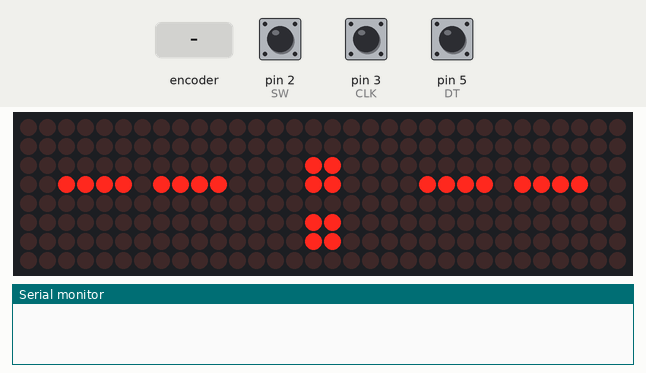
A sketch run on a simulated Arduino Uno, built with avr-gcc and run on an emulated ATmega328P. Shown: 32×8 LED matrix, the last lines printed to the serial monitor. The test bench sets the inputs (shaded band); at power-on: pin 2 (SW) HIGH, pin 3 (CLK) HIGH, pin 5 (DT) HIGH.

Above: at 3.2 s.
3.3 s: rotary encoder on pin 3 (CLK) / pin 5 (DT) turned 3 steps (first pin leading)
At 5.0 s:
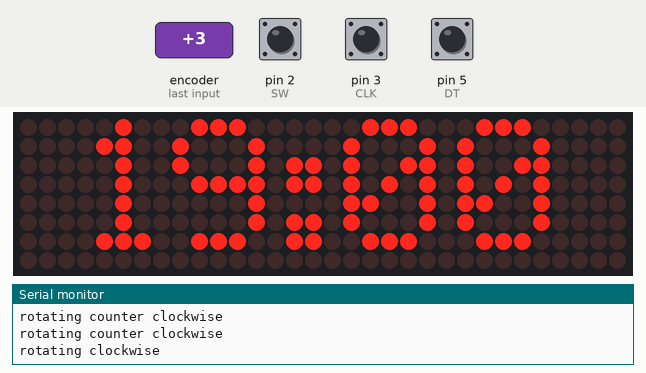
5.4 s: pin 2 (SW) pulled LOW for 0.15 s
7.0 s: rotary encoder on pin 3 (CLK) / pin 5 (DT) turned 1 step (first pin leading)
At 7.6 s:
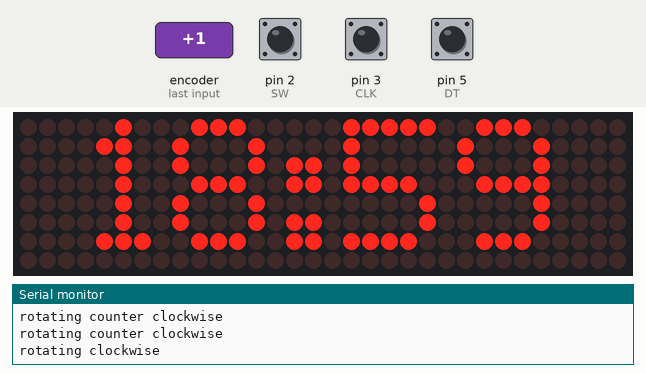
Timing chart, 0 to 10.0 s (numbered marks = the images above; inputs shaded):
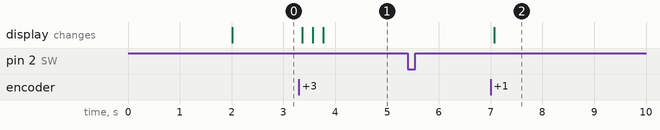

The sketch:

Grow_Light_Controller.ino
```cpp
// INCLUDE LIBRARIES FOR DISPLAY
#include <MD_Parola.h>
#include <MD_MAX72xx.h>
#include <SPI.h>


#include <TimeLib.h>
#include <TimeAlarms.h>

/*************************
** BEGIN ROTARY ENCODER **
*************************/
#define CLK  3 // digital 3 can be used as interrupt on UNO
#define DT  5
#define SW  2 // digital 2 can be used as interrupt on UNO

// STATE MANAGEMENT FOR ROTARTY ENCODER
int currentStateCLK;
int currentValue=0;
int lastValue=0;
String currentDir="";
unsigned long lastButtonInterrupt = 0;
unsigned long lastRun=0;
/***********************
** END ROTARY ENCODER **
************************/

/*************************
** BEGIN LED INDICATORS **
*************************/
// #define
/*************************
** END LED INDICATORS **
*************************/


/***********************
****  BEGIN DISPLAY ****
************************/
#define HARDWARE_TYPE MD_MAX72XX::FC16_HW
//for atmega328p 3.3v
#define CLK_PIN   13
#define DATA_PIN  11
#define CS_PIN    10
#define MAX_DEVICES 4
MD_Parola matrixDisplay = MD_Parola(HARDWARE_TYPE, CS_PIN, MAX_DEVICES);

String timeStr = "-- : --";
/***********************
*****  END DISPLAY *****
************************/

/****************************
**** BEGIN CLOCK & TIMER ****
****************************/
String hourStr;
String minStr;
bool hasHourBeenSet = false;
bool hasMinBeenSet = false;
bool hasTimeBeenConfirmed = false;
bool hasLightOnBeenSet = false;
bool displayChange = true;
bool hasLightOffBeenSet = false;
int tempHour = 0;
int tempMin = 0;
String clock;

// enum {noTime, timeOfDaySet, alarmOnSet, alarmOffSet} =
/****************************
***** END CLOCK & TIMER *****
****************************/

void setup() {
  Serial.begin(9600);
  // Setup interrupts and pins for rotary encoder
  // IF LOW ENCODER IS TURNING
  attachInterrupt(digitalPinToInterrupt(CLK), handleEncoder, LOW);
  // IF FALLINB BUTTON WAS PROBABLY* PRESSED
  attachInterrupt(digitalPinToInterrupt(SW), handleButton,  FALLING);
  pinMode(SW, INPUT_PULLUP);
  pinMode(DT, INPUT);
  currentStateCLK = digitalRead(CLK);

  // initialize display
  matrixDisplay.begin();
  matrixDisplay.setIntensity(1);

  // welcome message
  matrixDisplay.setTextAlignment(PA_CENTER);
  matrixDisplay.print("Light :)");
  delay(2000);

  //set time to arbitrary number just to initialize library
  setTime(0,0,0,0,0,0);

  updateDisplay(timeStr);
}

void updateDisplay (String toDisplay) {
  matrixDisplay.displayClear();
  matrixDisplay.setTextAlignment(PA_CENTER);
  matrixDisplay.print(toDisplay);
}

/*
    The initial time setup works in three steps
    1. set time: @hasTimeBeenConfirmed
    2. set LIGHTS ON time @hasLightOnBeenSet
    3. set LIGHTS OFF time @hasLightOffBeenSet
    When initially powered on the user must set the time, and both alarms for lights
    on and lights off. Then the program is running
*/
void handleButton() {
  if(debounce())
    return;

  if(!hasHourBeenSet) {
    hasHourBeenSet = true;
    Serial.println('returning from horus');
    return;
  }

  if(!hasMinBeenSet) {
    Serial.println('returning from minutes');
    hasMinBeenSet = true;
    return;
  }

  // Hours and mins has been confirmed,
  // save values and reset to move onto next step
  if(!hasTimeBeenConfirmed) {
    setTime(tempHour,tempMin,0,1,1,11);
    hasTimeBeenConfirmed = true;
    resetTimeVals();
    return;
  }

  // set on time
  if(!hasLightOnBeenSet) {
    Alarm.alarmRepeat(tempHour, tempMin, 0, turnOnLights);
    hasLightOnBeenSet = true;
    resetTimeVals();
    return;
  }

  // set off time
  if(!hasLightOffBeenSet) {
    hasTimeBeenConfirmed = true;
    Alarm.alarmRepeat(tempHour, tempMin, 0, turnOffLights);
    hasLightOffBeenSet = true;
    displayChange = true;
    updateDisplay("Ready");
    return;
  }
}

bool debounce() {
  if (millis() - lastButtonInterrupt < 30) return true;
  // digitalRead(SW) == LOW even the interrupt to FALLING
  // sometimes the signal drops while the encoder is rotating but it's NOT a button press
  if (digitalRead(SW) != LOW) {
    // this is useful for debouncing, otherwise multiple values can be read from on user interrupt
    lastButtonInterrupt = millis();
    return true;
  }
  return false;
}

void turnOnLights() {
  Serial.println("turning on lights");
  //TODO: map to analog OUTPUT pin to trigger on lights transistor
}

void turnOffLights() {
  Serial.println("turning off lights");
  //TODO: map to analog OUTPUT pin to trigger off lights transistor
}

void resetTimeVals() {
  formatTime(tempHour, tempMin);
  displayChange = true;
  tempHour = 0;
  tempMin = 0;
  hasHourBeenSet = false;
  hasMinBeenSet = false;
}

void formatTime(int hr, int min) {
  if(hr < 10) {
    hourStr = '0' + String(hr);
  } else {
    hourStr = String(hr);
  }

  if(min < 10) {
    minStr = '0' + String(min);
  } else {
    minStr = String(min);
  }

  timeStr =  hourStr + ':' + minStr;

  lastRun=millis();
  lastValue = currentValue;
  // displayChange = true;
}

void setHour(bool increment) {
  if(increment) {
    if(tempHour < 23) {
      tempHour ++;
    } else {
      tempHour = 0;
    }
  } else {
    if(tempHour > 0) {
      tempHour --;
    } else {
      tempHour = 23;
    }
  }
}

void setMin(bool increment) {
  if(increment) {
    if(tempMin < 59) {
      tempMin ++;
    } else {
      tempMin = 0;
    }
  } else {
    if(tempMin > 0) {
      tempMin --;
    } else {
      tempMin = 59;
    }
  }
}

/*
    The encoder is attached to
    Name | number | mapping
    CLK  | 3:     | set as interrupt and INPUT
    DT   | 5:     | INPUT only
    SW   | 2:     | set as interrupt and INPUT
    This method only deals with:
    1. determining rotation direction
    2 .mapping those values to time
*/
void handleEncoder() {
  if(millis() - lastRun < 10)
    return;

  // Read the current state of CLK
  currentStateCLK = digitalRead(CLK);

  // If the DT state is different than the CLK then encoder is rotating
  // Counter clockwise so decrement
  if(digitalRead(DT) != currentStateCLK) {
    currentValue --;
    Serial.println("rotating counter clockwise");
  } else {
    // Encoder is rotating Clockwise so increment
    currentValue ++;
    Serial.println("rotating clockwise");
  }

  // this check is easier to handle than tuning the
  // debounced readings from the encoder

    if(!hasHourBeenSet) {
      setHour(currentValue > lastValue);
    } else if (!hasMinBeenSet && hasHourBeenSet) {
      setMin(currentValue > lastValue);
    }

  formatTime(tempHour, tempMin);
  displayChange = true;
}


void loop() {
  if(displayChange) {
    updateDisplay(timeStr);
    displayChange = false;
  }

  if(hasLightOffBeenSet) {
    Serial.print("time | ");
    Serial.println(hour());
    Serial.println(minute());
    formatTime(hour(), minute());
    updateDisplay(timeStr);
    // This has to be called, the alarms are triggered in the delay
    Alarm.delay(60000); // wait one minute between clock display
  }
}
```

Measured:
- after the input at 3.3 s, the display: first changes after 0.07 s (image 1 shows a later state)
- after the input at 7.0 s, the display: changes after 0.07 s (image 2)
